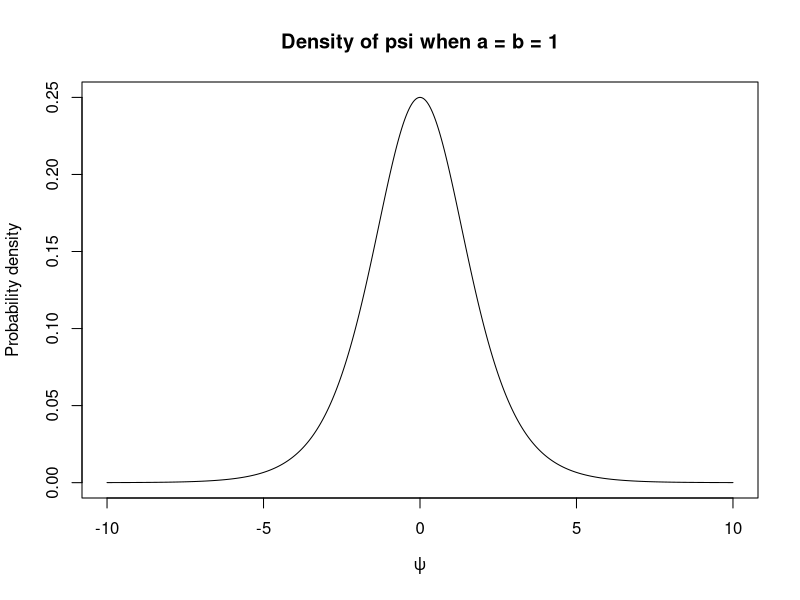
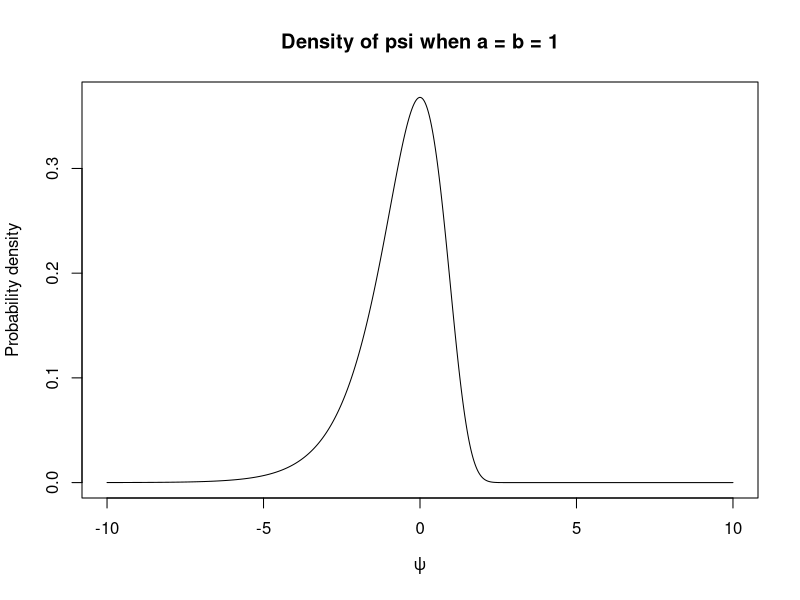

Recreate these plots in R, in order.
## ---- chunk 1
### Plot prob density for psi when a = b = 1 ###
# Create a grid over the support of psi
psi_vals <- seq(-10, 10, length.out = 1000)

# Compute the density values
prob_values <- exp(psi_vals) / (exp(psi_vals) + 1)^2

# Create the plot
plot(psi_vals, prob_values, type = "l", xlab = expression(psi),
  ylab = "Probability density", main = "Density of psi when a = b = 1")
## ---- chunk 2
### Plot prob density for psi when a = b = 1 ###
# Create a grid over the support of psi
psi_vals_new <- seq(-10, 10, length.out = 1000)

# Compute the density values
prob_values_new <- exp(psi_vals-exp(psi_vals)) 

# Create the plot
plot(psi_vals_new, prob_values_new, type = "l", xlab = expression(psi),
  ylab = "Probability density", main = "Density of psi when a = b = 1")
